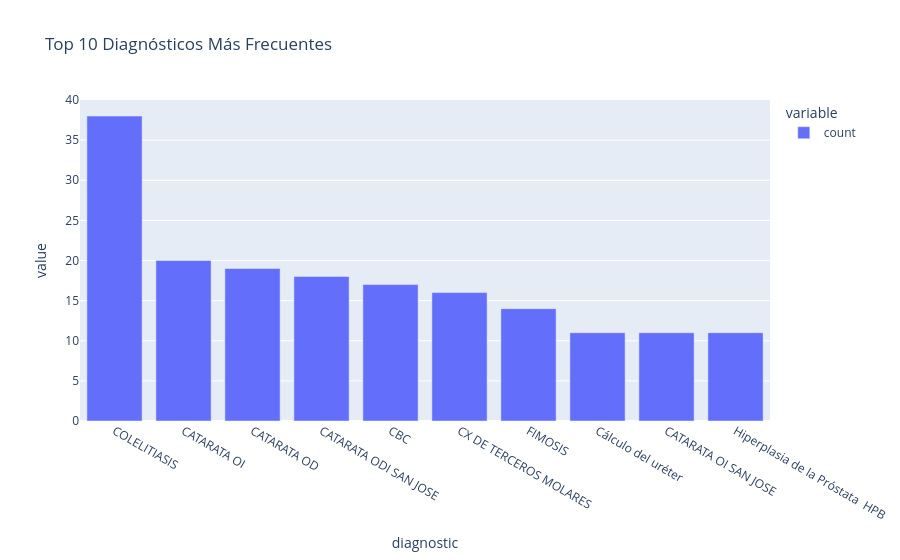

The notebook cell this image was saved under:
### Code cell
fig = px.bar(
    top_diag,
    title="Top 10 Diagnósticos Más Frecuentes"
)

fig.show()

### Figure 1 — Plotly figure (JSON) as saved in the notebook; plotly's stock layout.template omitted (floating-point values rounded to 4 significant figures)
{"data": [{"hovertemplate": "variable=count<br>diagnostic=%{x}<br>value=%{y}<extra></extra>", "legendgroup": "count", "marker": {"color": "#636efa", "pattern": {"shape": ""}}, "name": "count", "orientation": "v", "showlegend": true, "textposition": "auto", "type": "bar", "x": ["COLELITIASIS", "CATARATA OI", "CATARATA OD", "CATARATA ODI SAN JOSE", "CBC", "CX DE TERCEROS MOLARES", "FIMOSIS", "Cálculo del uréter", "CATARATA OI SAN JOSE", "Hiperplasia de la Próstata  HPB"], "xaxis": "x", "y": [38, 20, 19, 18, 17, 16, 14, 11, 11, 11], "yaxis": "y"}], "layout": {"barmode": "relative", "legend": {"title": {"text": "variable"}, "tracegroupgap": 0}, "title": {"text": "Top 10 Diagnósticos Más Frecuentes"}, "xaxis": {"anchor": "y", "domain": [0, 1], "title": {"text": "diagnostic"}}, "yaxis": {"anchor": "x", "domain": [0, 1], "title": {"text": "value"}}}}
